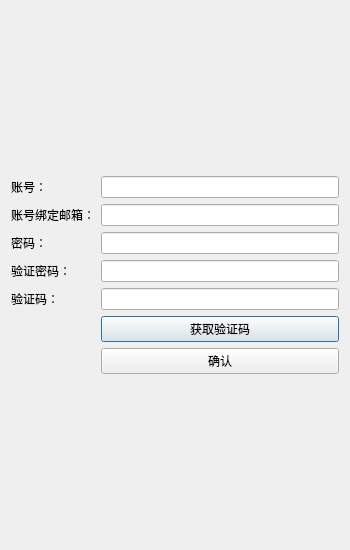
<?xml version="1.0" encoding="UTF-8"?>
<ui version="4.0">
 <class>forgetpasswduiClass</class>
 <widget class="QDialog" name="forgetpasswduiClass">
  <property name="geometry">
   <rect>
    <x>0</x>
    <y>0</y>
    <width>350</width>
    <height>550</height>
   </rect>
  </property>
  <property name="minimumSize">
   <size>
    <width>350</width>
    <height>550</height>
   </size>
  </property>
  <property name="windowTitle">
   <string>忘记密码</string>
  </property>
  <property name="windowIcon">
   <iconset resource="../resources/res.qrc">
    <normaloff>:/res/default_user_icon.png</normaloff>:/res/default_user_icon.png</iconset>
  </property>
  <layout class="QVBoxLayout" name="verticalLayout">
   <item>
    <layout class="QFormLayout" name="formLayout">
     <item row="9" column="1">
      <widget class="TimerButton" name="pushButton_get_varifiycode_forget">
       <property name="text">
        <string>获取验证码</string>
       </property>
      </widget>
     </item>
     <item row="13" column="1">
      <spacer name="verticalSpacer">
       <property name="orientation">
        <enum>Qt::Orientation::Vertical</enum>
       </property>
       <property name="sizeHint" stdset="0">
        <size>
         <width>20</width>
         <height>40</height>
        </size>
       </property>
      </spacer>
     </item>
     <item row="0" column="1">
      <spacer name="verticalSpacer_2">
       <property name="orientation">
        <enum>Qt::Orientation::Vertical</enum>
       </property>
       <property name="sizeHint" stdset="0">
        <size>
         <width>20</width>
         <height>40</height>
        </size>
       </property>
      </spacer>
     </item>
     <item row="4" column="1">
      <widget class="InputLine" name="lineEdit_id_binded_email"/>
     </item>
     <item row="4" column="0">
      <widget class="QLabel" name="label_5">
       <property name="text">
        <string>账号绑定邮箱：</string>
       </property>
      </widget>
     </item>
     <item row="3" column="1">
      <widget class="InputLine" name="lineEdit_user_account_forget"/>
     </item>
     <item row="3" column="0">
      <widget class="QLabel" name="label">
       <property name="text">
        <string>账号：</string>
       </property>
      </widget>
     </item>
     <item row="6" column="1">
      <widget class="InputLine" name="lineEdit_passwd_forget"/>
     </item>
     <item row="6" column="0">
      <widget class="QLabel" name="label_3">
       <property name="text">
        <string>密码：</string>
       </property>
      </widget>
     </item>
     <item row="7" column="1">
      <widget class="InputLine" name="lineEdit_varifiy_passwd_forget"/>
     </item>
     <item row="7" column="0">
      <widget class="QLabel" name="label_4">
       <property name="text">
        <string>验证密码：</string>
       </property>
      </widget>
     </item>
     <item row="10" column="1">
      <widget class="QPushButton" name="pushButton_submit_the_change_passwod_forget">
       <property name="text">
        <string>确认</string>
       </property>
      </widget>
     </item>
     <item row="8" column="1">
      <widget class="QLineEdit" name="lineEdit_varifiy_code_forget"/>
     </item>
     <item row="8" column="0">
      <widget class="QLabel" name="label_2">
       <property name="text">
        <string>验证码：</string>
       </property>
      </widget>
     </item>
    </layout>
   </item>
  </layout>
 </widget>
 <layoutdefault spacing="6" margin="11"/>
 <customwidgets>
  <customwidget>
   <class>TimerButton</class>
   <extends>QPushButton</extends>
   <header location="global">timerbutton.h</header>
  </customwidget>
  <customwidget>
   <class>InputLine</class>
   <extends>QLineEdit</extends>
   <header location="global">inputline.h</header>
  </customwidget>
 </customwidgets>
 <resources>
  <include location="../resources/res.qrc"/>
 </resources>
 <connections/>
</ui>
